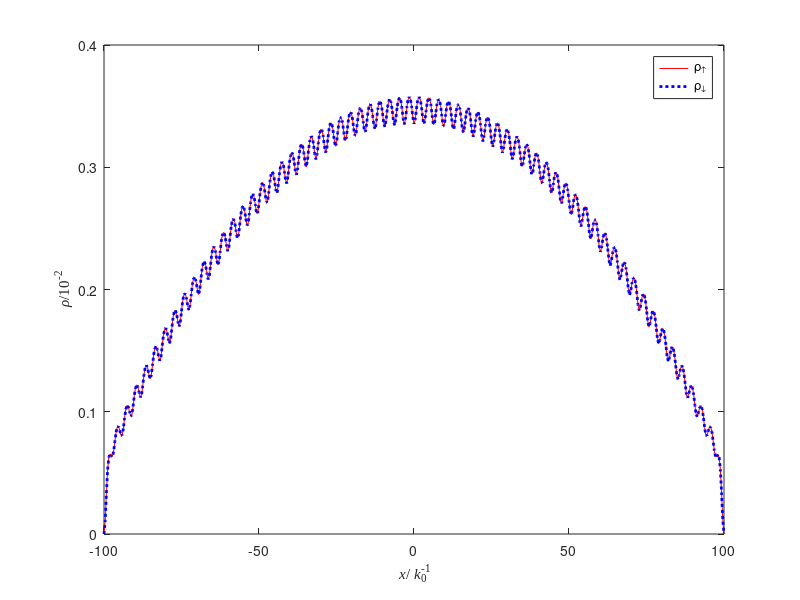
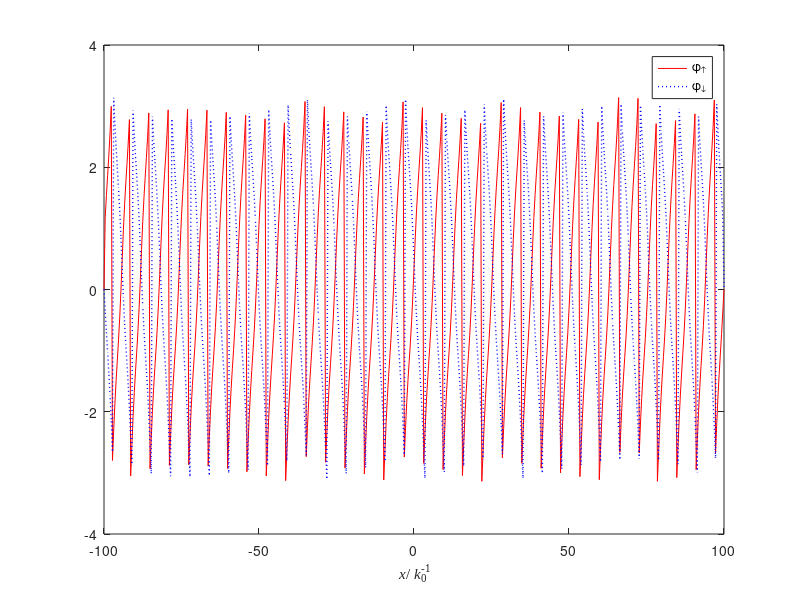

Source code (MATLAB) for these figures, in order:
%% =========== single_specie ========================
% =============  =============================
% close all
clear all;
DENA1 = dlmread('DENA1.DAT');
DENA2 = dlmread('DENA2.DAT');
DENB1 = dlmread('DENB1.DAT');
DENB2 = dlmread('DENB2.DAT');
PHASEA1 = dlmread('PHASEA1.DAT');
PHASEA2 = dlmread('PHASEA2.DAT');
PHASEB1 = dlmread('PHASEB1.DAT'); 
PHASEB2 = dlmread('PHASEB2.DAT');
x = linspace(-100, 100, 513);

figure(1);
% multiply with 100
plot(x, 100*DENA1, 'r-', x, 100*DENA2, 'b:', 'LineWidth', 2);
xlabel('{\it x}/{\it k}_0^{-1}','FontName','Times New Roman');
ylabel('{\it \rho}/10^{-2}','FontName','Times New Roman');
legend('\rho_\uparrow', '\rho_\downarrow');

%%
% close all
figure(2);
plot(x, PHASEA1, 'r-', x, PHASEA2, 'b:', 'LineWidth', 1);
xlabel('{\it x}/{\it k}_0^{-1}','FontName','Times New Roman');
% ylabel('\phi');
legend('\phi_\uparrow', '\phi_\downarrow');

%% 
% figure(3);
% multiply with 100
% plot(x, 100*DENB1, 'r-', x, 100*DENB2, 'b:', 'LineWidth', 2);
% xlabel('x(k_0^{-1})','FontName','Times New Roman');
% ylabel('\rho(10^{-2})','FontName','Times New Roman');
% legend('\rho_\uparrow', '\rho_\downarrow');

%% 
% figure(4);
% plot(x, PHASEB1, 'r-', x, PHASEB2, 'b:', 'LineWidth', 0.8);
% xlabel('x(k_0^{-1})','FontName','Times New Roman');
% legend('\phi_\uparrow', '\phi_\downarrow');